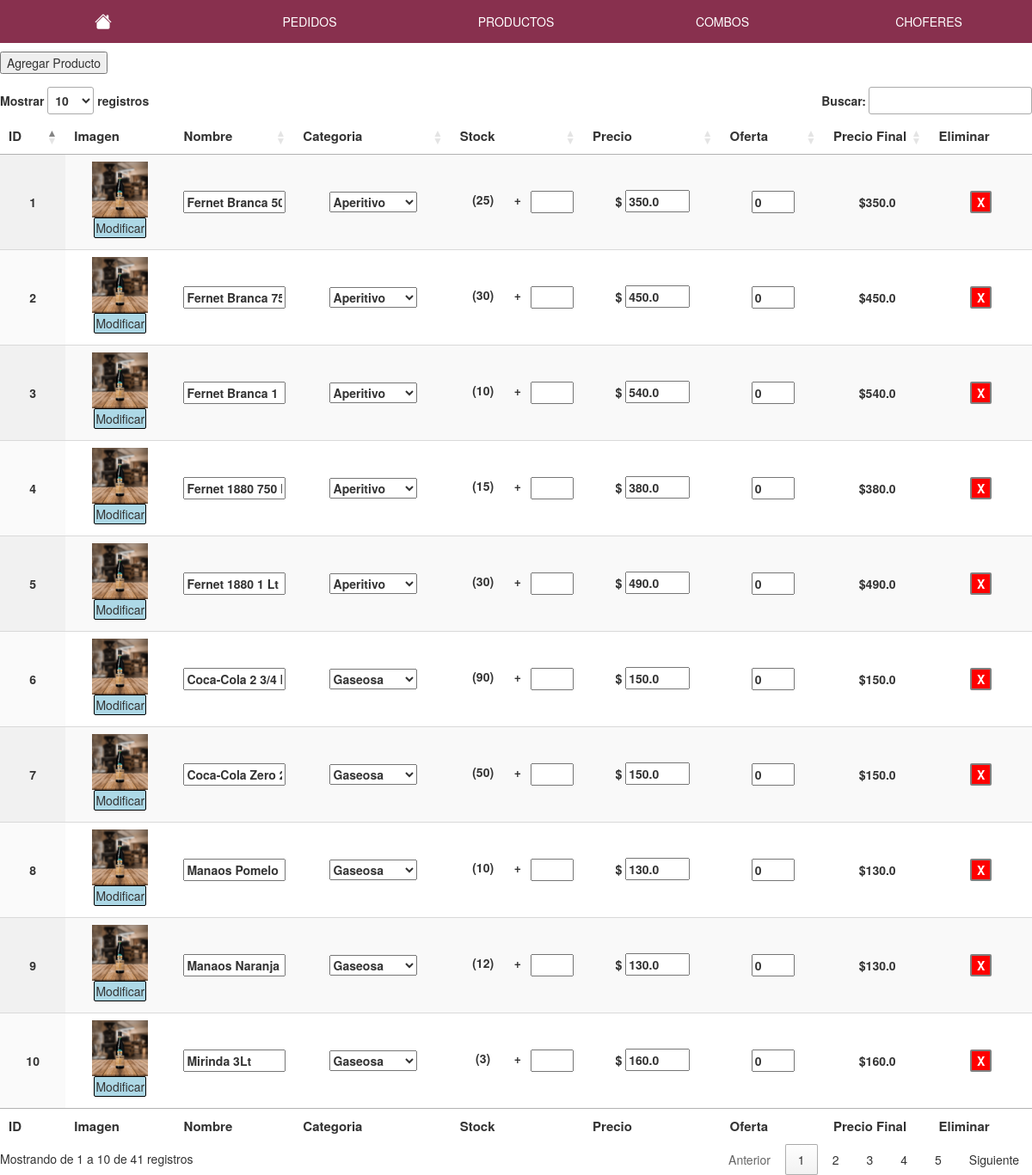
The page /panel (signed in) on the database as committed earlier.
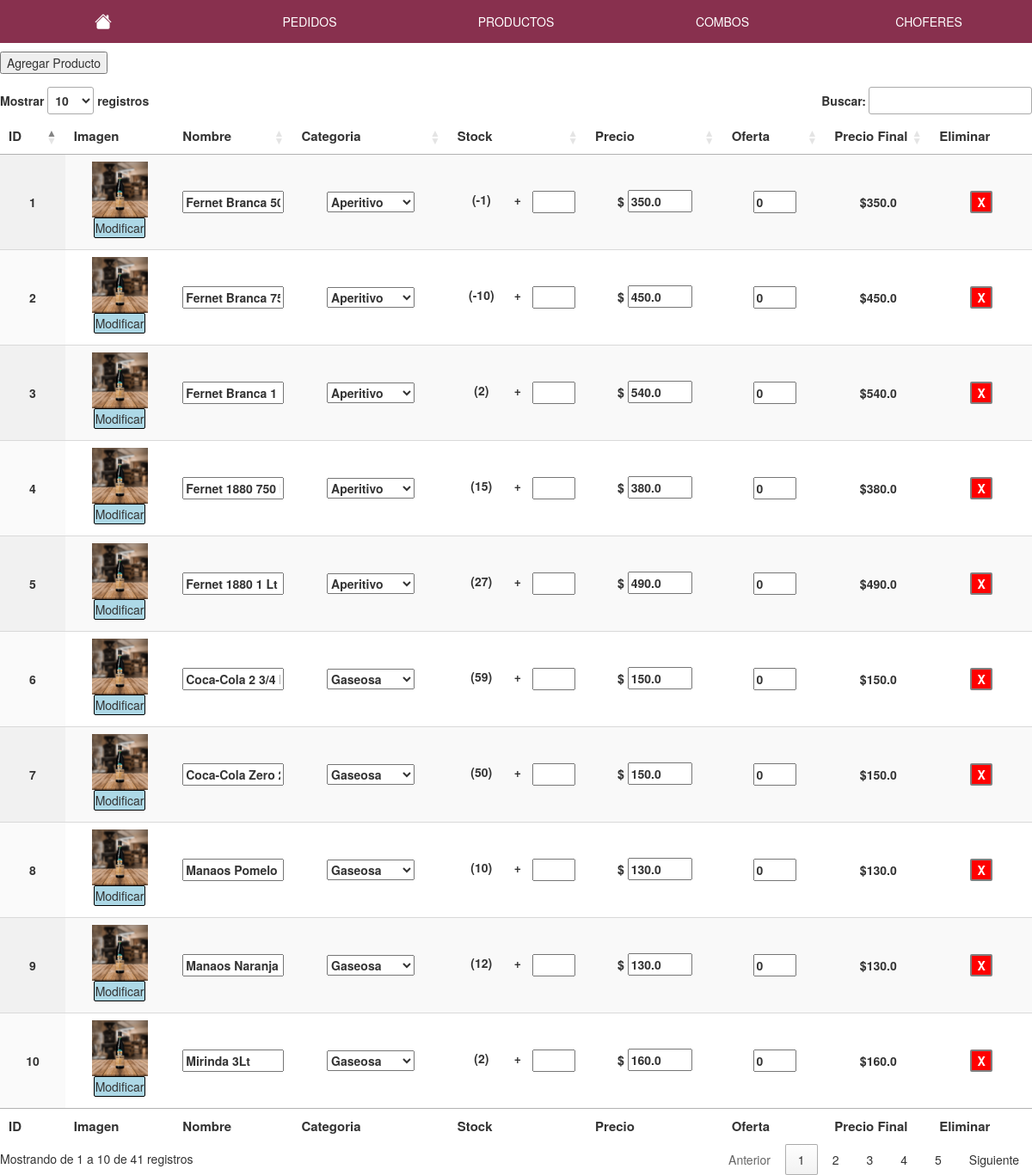
The same page on the database as committed later.
### tienda/models.py (models this page shows, shortened)
class Productos(db.Model):
    id=db.Column(db.Integer(),primary_key=True)
    nombre=db.Column(db.String(length=500),nullable=False)
    categoria=db.Column(db.String(length=100),nullable=False)
    precio=db.Column(db.Float(),nullable=False)
    stock=db.Column(db.Integer(),nullable=False)
    oferta=db.Column(db.Integer(),nullable=True)
    precioFinal=db.Column(db.Float(),nullable=False)
    imagen=db.Column(db.String(),nullable=False)

### tienda/usuario/routesadmin.py (the view)
@app.route('/panel', methods = ['POST','GET'])
@login_required
def panel():
    if not current_user.is_admin():
        abort(404)
    if request.method == 'POST':
        indice = int(request.form['indice'])
        tipo = request.form['tipo']
        producto=Productos.query.filter_by(id=indice).first()
        print(tipo)
        if tipo == 'cambianombre':
            producto.nombre = request.form['nombre']
        elif tipo == 'cambiastock':
            try:
                producto.stock+= int(request.form['cantidad'])
            except:
                pass
        elif tipo == 'cambiaprecio':
            producto.precio=float(request.form['precio'])
            producto.precioFinal= round((100-producto.oferta)*(producto.precio/100),2)
        elif tipo == 'cambiaoferta':
            producto.oferta = int(request.form['oferta'])
            producto.precioFinal = round((100-producto.oferta)*(producto.precio/100),2)
        elif tipo == 'cambiacategoria':
            print(indice)
            print(request.form['categoria'])
            producto.categoria = request.form['categoria']
        elif tipo == 'eliminar':
            db.session.delete(producto)
        elif tipo == 'cambiaimagen':
            img_name = str(producto.imagen)
            print(img_name)
            if img_name!='default.png':
                try:
                    os.remove('tienda/static/media/productos/'+img_name)#tienda\static\media\productos
                except Exception as e:
                    print('algo pasooooooooooo')
                    pass
            now = str(datetime.now());now = now.replace('-','');now = now.replace(' ','')
            now = now.replace(':','');now = now.replace('.','')
            extension = request.files['image'].filename.split('.')
            photos.save(request.files.get('image'),name=now+'.')
            producto.imagen = now+'.'+extension[-1]
        db.session.commit()
    else:
        print('GET METHOD RECEIVED')
    return render_template('paneldatatable.html',items=Productos.query.all() )

### tienda/carrito/routes.py (called while the page is built)
@app.context_processor
def contar_carrito():
	try:
		if request.cookies.get("carrito") is None:
			return {'num_articulos': 0}
		else:
			datos = json.loads(request.cookies.get("carrito"))
			return {'num_articulos': len(datos)}
	except:
			return {'num_articulos': 0}

### tienda/models.py (called while the page is built)
    def is_admin(self):
        return self.admin

### tienda/routes.py (called while the page is built)
@login_manager.user_loader
def load_user(user_id):
	aux=Usuarios.query.get(int(user_id))
	return aux

### tienda/templates/paneldatatable.html (shortened to what this page needs)
{% extends 'layout-admin.html' %}
{% block content %}
	<div class="contenido">
		<button id="show">Agregar Producto</button>
	<table id="example" hidden="hidden" class="display" style="width:100%;">
        <thead>
            <tr>
            	<th>ID</th>
                <th>Imagen</th>
                <th>Nombre</th>
                <th>Categoria</th>
                <th>Stock</th>
                <th>Precio</th>
                <th>Oferta</th>
                <th>Precio Final</th>
                <th>Eliminar</th>
            </tr>
        </thead>
        <tbody>
        	{%for i in items %}
           <tr>
           	<td>{{i.id}}</td>
             <td>
             	<div class="imagen">
	             	<div><img class="img" src="../static/media/productos/{{i.imagen}}"></div>
					<div>
					<form action="/panel" method="POST" enctype="multipart/form-data">
						<label for="file{{i.id}}">Modificar</label>
					</form>
					</div>
				</div>
             </td>
             <td>
             	<div class="nombre">
					<form action="/panel" method="POST">
						<input class="inputnombre" type="text" name="nombre" value="{{i.nombre}}">
					</form>
				</div>
             </td>
             <td>
             	<div class="categoria">
					<form action="/panel" method="POST">
						<select name="categoria" class="inputcategoria" onchange="this.form.submit();">
							<option type="text" name="categoria" value="{{i.categoria}}">{{i.categoria}}</option>
						</select>
					</form>
				</div>
             </td>
             <td>
             	<div class="numero">
					<div><b>({{i.stock}})</b></div>
					<div>+</div>
					<form action="/panel" method="POST" name="cambiastock" style="text-align: center;">
					<input type="number" name="cantidad"  class="form">
					</form>
				</div>
             </td>
             <td>
             	<div class="precio">
					<form action="/panel" method="POST">
					<nobr><label for="precio"><b>$</b></label>
					<input type="number" name="precio" value="{{i.precio}}" step="0.01" min="0"></nobr>
					</form>
				</div>
             </td>
             <td>
             	<div class="oferta">
					<form action="/panel" method="POST">
						<input type="number" name="oferta" value="{{i.oferta}}" class="form" max="100" min="0">
					</form>
				</div>
             </td>
             <td>
             	<div><b>${{i.precioFinal}}</b></div>
             </td>
             <td>
             	<div class="eliminar">
					<form action="/panel" method="POST">
						<button type="submit" name="eliminar" value="eliminar">X</button>
					</form>
				</div>
             </td>
           </tr>
           {% endfor %}
        </tbody>
        <tfoot>
            <tr>
            	<th>ID</th>
                <th>Imagen</th>
                <th>Nombre</th>
                <th>Categoria</th>
                <th>Stock</th>
                <th>Precio</th>
                <th>Oferta</th>
                <th>Precio Final</th>
                <th>Eliminar</th>
            </tr>
        </tfoot>
    </table>
</div>
{% endblock content %}

### tienda/templates/layout-admin.html (shortened to what this page needs)
<!DOCTYPE html>
<html>
<head>
  <link rel="stylesheet" type="text/css" href="{{ url_for('static', filename='admin.css') }}">
  <link href='https://unpkg.com/boxicons@2.0.7/css/boxicons.min.css' rel='stylesheet'>
  <link rel="stylesheet" href="https://cdn.jsdelivr.net/npm/bootstrap-icons@1.4.0/font/bootstrap-icons.css">
  <link rel="stylesheet" href="https://use.fontawesome.com/releases/v5.7.0/css/all.css">
  <link rel="stylesheet" href="http://maxcdn.bootstrapcdn.com/bootstrap/3.3.6/css/bootstrap.min.css">
  <link rel="stylesheet" type="text/css" href="https://cdn.datatables.net/1.10.25/css/jquery.dataTables.min.css">
  <link rel="stylesheet" type="text/css" href="https://cdn.datatables.net/responsive/2.2.9/css/responsive.dataTables.min.css">
  <link rel="stylesheet" href="https://cdnjs.cloudflare.com/ajax/libs/bootstrap-select/1.12.2/css/bootstrap-select.min.css">
</head>
<body>
    <div class="cotenedor-barra">
    	<div class="nav-admin">
    		<div>
				<a href="/"><i class="bi bi-house-fill" style="color:white; font-size: 20px;"></i></a>
			</div>
    		<div>
				<a href="/panel/pedidos">PEDIDOS</a>
			</div>
    		<div>
				<a href="/panel">PRODUCTOS</a>
			</div>
			<div>
				<a href="/panel/combos">COMBOS</a>
			</div>
			<div>
				<a href="/panel/choferes">CHOFERES</a>
			</div>
		</div>
    </div>
  <main>{% block content %}{% endblock content %}</main>
</body>
</html>

### tienda/static/admin.css (style rules this page uses)
body { background-color: rgb(245,245,245); font-family: arial; min-height: 100%; font-size: 14px; }
html, body { margin: 0; height: 100%; }
.nav-admin { display: grid; grid-template-columns: repeat(5, 1fr); width: 100%; height: 50px; background: #88304E; text-align: center; align-items: center; }
.nav-admin a { color: white; text-decoration: none; }
.img { max-width: 65px; max-height: 65px; }
.nombre input { width: 100%; }
.numero { display: grid; grid-template-columns: 2fr 1fr 2fr; max-width: 150px; }
.numero input { max-width: 50px; }
.contenido { max-width: 1200px; margin: auto; margin-top: 10px; }
#show { margin-bottom: 15px; }
.eliminar form { text-align: center; }
.eliminar button { background-color: red; color: white; font-weight: bold; border: 2px solid grey; border-radius: 2px; cursor: pointer; }
th { font-size: 15px; }
td { text-align: center; font-weight: bold; }
td input, td select { font-weight: bold; }
.precio input { max-width: 75px; }
.oferta input { max-width: 50px; }
.imagen label { border: 1px solid black; padding: 1px; font-weight: normal; border-radius: 2px; background-color: lightblue; cursor: pointer; font-size: 14px; }

Rows that differ between the two databases and show on the page:
changed Productos "Fernet Branca 500 Ml": stock "25" → "-1"
changed Productos "Fernet Branca 750 Ml": stock "30" → "-10"
changed Productos "Fernet Branca 1 Lt": stock "10" → "2"
changed Productos "Fernet 1880 1 Lt": stock "30" → "27"
changed Productos "Coca-Cola 2 3/4 Lt": stock "90" → "59"
changed Productos "Mirinda 3Lt": stock "3" → "2"
